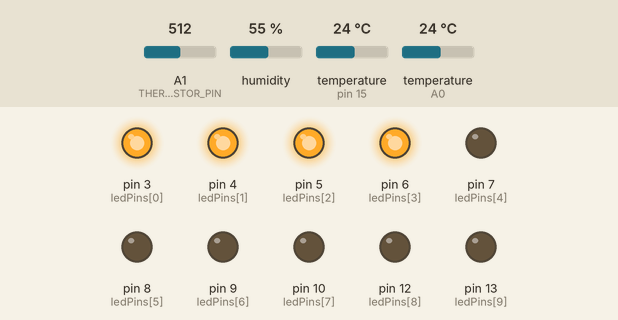
Bench run of a sketch on a simulated Arduino Mega 2560, built with avr-gcc and run on an emulated ATmega2560. Shown: output pins drawn as LEDs (lit = HIGH). The test bench sets the inputs (shaded band); at power-on: A1 (THERMISTOR_PIN) = 512, humidity 55 %, temperature (sensors on pin 15, A0) 24 °C.

Above: at 1.6 s.
1.7 s: A1 (THERMISTOR_PIN) set to 555
3.7 s: A1 (THERMISTOR_PIN) set to 584
At 6.3 s:
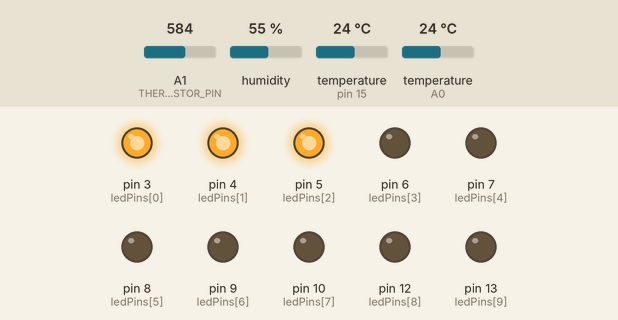
6.6 s: A1 (THERMISTOR_PIN) set to 619
8.9 s: A1 (THERMISTOR_PIN) set to 646
At 10.6 s:
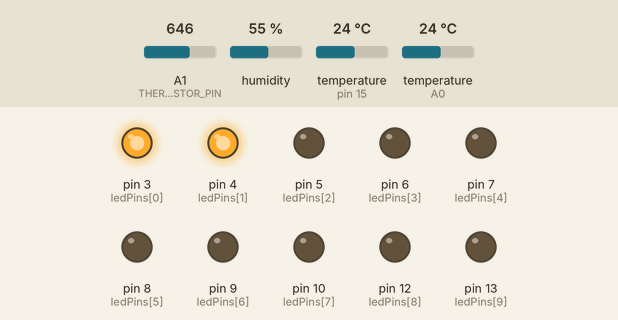
11.8 s: A1 (THERMISTOR_PIN) set to 675
14.1 s: A1 (THERMISTOR_PIN) set to 699
At 16.2 s:
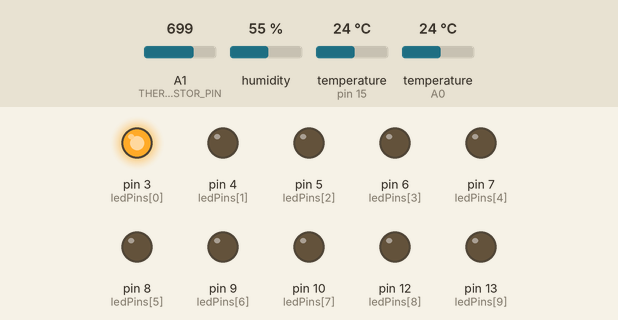
Timing chart, 0 to 17.7 s (numbered marks = the images above; inputs shaded):
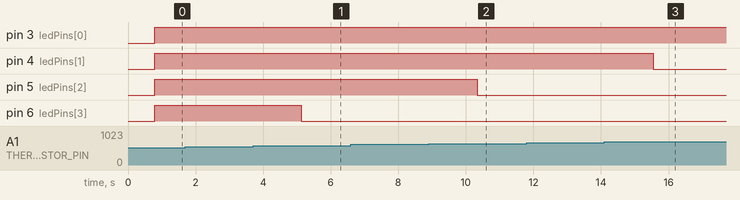

The sketch:

compare-temp-sensors.ino
```cpp
#include <Adafruit_Sensor.h>
#include <DHT.h>
#include <DHT_U.h>
#include <OneWire.h>
#include <DallasTemperature.h>

// Pin definitions
#define DHT_PIN A0
#define DHT_TYPE DHT22
#define ONE_WIRE_BUS 15
#define THERMISTOR_PIN A1
#define BUTTON_PIN 11
#define NUM_LEDS 10

// Button and LED bar
volatile int displayMode = 0; // 0 = Thermistor, 1 = DHT22, 2 = DS18B20
const int ledPins[NUM_LEDS] = {3, 4, 5, 6, 7, 8, 9, 10, 12, 13};
void handleButtonPress() {
  displayMode = (displayMode + 1) % 3;
}
void displayTemperatureOnLEDBarGraph(float temperature) {
  // Map temperature range to number of LEDs lit
  int numLedsLit = map(temperature, 0, 50, 0, NUM_LEDS); // Adjust range as needed

  // Update LED bar graph
  for (int i = 0; i < NUM_LEDS; i++) {
    if (i < numLedsLit) {
      digitalWrite(ledPins[i], HIGH);
    } else {
      digitalWrite(ledPins[i], LOW);
    }
  }
}

// DHT setup
DHT dht(DHT_PIN, DHT_TYPE);

// OneWire and DS18B20 setup
OneWire oneWire(ONE_WIRE_BUS);
DallasTemperature sensors(&oneWire);

float thermistorValtoCelsius(int thermistorVal, float BETA) {
  return 1 / (log(1 / (1023.0 / thermistorVal - 1)) / BETA + 1.0 / 298.15) - 273.15;
}

void setup() {
  // Initialize Serial1 communication
  Serial1.begin(115200);
  Serial1.println("Hello, Raspberry Pi Pico W!");

  // Initialize DHT sensor
  dht.begin();

  // Initialize DS18B20 sensor
  pinMode(ONE_WIRE_BUS, INPUT_PULLUP);
  sensors.begin();

  // Initialize LED Bar pins
  for (int i = 0; i < NUM_LEDS; i++) {
    pinMode(ledPins[i], OUTPUT);
  }

  // Initialize button
  pinMode(BUTTON_PIN, INPUT_PULLUP);
  attachInterrupt(digitalPinToInterrupt(BUTTON_PIN), handleButtonPress, FALLING);
}

void loop() {
  // Thermistor reading
  const float BETA = 3950; // Beta coefficient of the thermistor
  int thermistorVal = analogRead(THERMISTOR_PIN);
  float thermistorCelsius = thermistorValtoCelsius(thermistorVal, BETA);

  Serial1.print("Thermistor: ");
  Serial1.println(thermistorCelsius);

  // DHT22 reading
  float dhtCelsius = dht.readTemperature();
  Serial1.print("DHT22: ");
  Serial1.println(dhtCelsius);

  // DS18B20 reading
  sensors.requestTemperatures();
  float ds18b20Celsius = sensors.getTempCByIndex(0);
  Serial1.print("DS18B20: ");
  Serial1.println(ds18b20Celsius);

  // Get the temperature to display
  float temperatureToDisplay;
  switch (displayMode) {
    case 0:
      temperatureToDisplay = thermistorCelsius;
      Serial1.print("Displaying Thermistor Temperature: ");
      break;
    case 1:
      temperatureToDisplay = dhtCelsius;
      Serial1.print("Displaying DHT22 Temperature: ");
      break;
    case 2:
      temperatureToDisplay = ds18b20Celsius;
      Serial1.print("Displaying DS18B20 Temperature: ");
      break;
  }

  // Update LED bar graph
  displayTemperatureOnLEDBarGraph(temperatureToDisplay);

  // Delay before next reading
  delay(100); // 2 seconds delay between readings
}
```

Measured:
- the behaviour switches between 569 and 570 on A1 (THERMISTOR_PIN) (found by bisection; images 0 and 1)
- the behaviour switches between 627 and 628 on A1 (THERMISTOR_PIN) (found by bisection; images 1 and 2)
- the behaviour switches between 683 and 684 on A1 (THERMISTOR_PIN) (found by bisection; images 2 and 3)
- after the input at 1.7 s, every drawn part: stays the same
- after the input at 3.7 s, pin 6 (ledPins[3]): HIGH → LOW after 1.4 s
- after the input at 6.6 s, every drawn part: stays the same
- after the input at 8.9 s, pin 5 (ledPins[2]): HIGH → LOW after 1.4 s
- after the input at 11.8 s, every drawn part: stays the same
- after the input at 14.1 s, pin 4 (ledPins[1]): HIGH → LOW after 1.4 s
